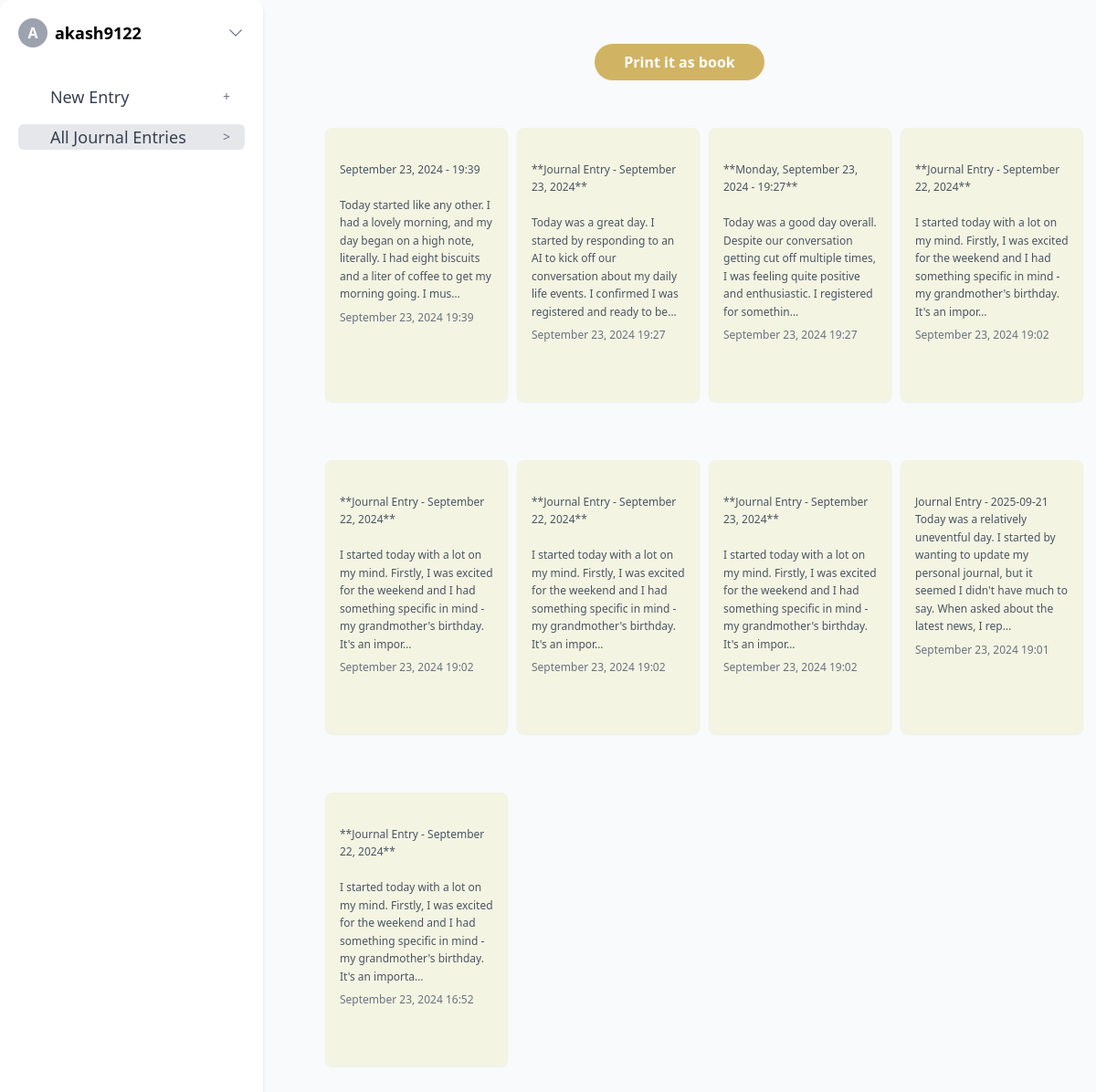
Page /all_entries (signed in) on the committed database.
### transcriber_webpage/models.py (models this page shows, shortened)
class JournalEntry(models.Model):
    user = models.ForeignKey(User, on_delete=models.CASCADE)
    groq_response = models.TextField()  # Store Groq's response here
    timestamp = models.DateTimeField(auto_now_add=True)  # When the journal entry was created

### transcriber_webpage/views.py (the view)
# urls.py: path('all_entries', views.all_journal_entries, name='all_entries'),
@login_required
def all_journal_entries(request):
    if request.user.is_authenticated:
        username = request.user.username
        email = request.user.email if request.user.email else "No Email"
        journal_entries = JournalEntry.objects.filter(user=request.user).order_by(
            "-timestamp"
        )
    else:
        username = "Guest"
        email = "No Email"
        journal_entries = []  # No entries for guests
    context = {
        "username": username,
        "email": email,
        "journal_entries": journal_entries,  # Add journal entries to context
    }
    return render(request, "transcriber_webpage/all_entries.html", context)

### transcriber_webpage/templates/transcriber_webpage/all_entries.html (shortened to what this page needs)
{% extends "transcriber_webpage/base.html" %}
{% block content %}
<button class="bg-[rgb(209,179,100)] hover:bg-[rgb(189,159,80)] text-white font-bold py-2 px-8 rounded-full mt-8 transition-all duration-300"
    onclick="askpermission()">
    Print it as book
</button>
<div class="grid grid-cols-2 sm:grid-cols-2 md:grid-cols-3 lg:grid-cols-4 xl:grid-cols-5 gap-6 p-4">
    {% for entry in journal_entries %}
    <div class="card p-4 rounded-lg cursor-pointer shadow-sm hover:shadow-md transition-all duration-300"
        onclick="openEntryModal('{{ entry.id }}', '{{ entry.groq_response|escapejs }}')">
        <p class="text-gray-600 text-xs leading-relaxed journal-entry">
            {{ entry.groq_response|truncatechars:200 }}
        </p>
        <p class="text-xs text-gray-500 mt-2">{{ entry.timestamp|date:"F d, Y H:i" }}</p>
    </div>
    {% endfor %}
</div>
{% endblock content %}

### transcriber_webpage/templates/transcriber_webpage/base.html (shortened to what this page needs)
<!DOCTYPE html>
<html lang="en">
    {% load static %}
    <link rel="stylesheet" type="text/css" href="{% static 'transcriber_webpage/css/style.css' %}">
<head>
    <script src="https://cdn.tailwindcss.com"></script>
    <link href="https://cdnjs.cloudflare.com/ajax/libs/font-awesome/6.0.0-beta3/css/all.min.css" rel="stylesheet">
</head>
<body class="bg-gray-50 font-sans">
    <div class="flex h-screen overflow-hidden">
        <aside id="sidebar" class="w-72 bg-white h-full p-5 shadow-md transform -translate-x-full lg:translate-x-0 transition-transform duration-300 fixed lg:static z-40 lg:flex-shrink-0 lg:block hidden">
            <div class="flex items-center justify-between mb-10">
                <div class="flex items-center space-x-2">
                    <div class="w-8 h-8 rounded-full bg-gray-400 flex items-center justify-center text-white font-semibold">
                        A
                    </div>
                    <div class="text-lg font-semibold">{{ username }}</div>
                </div>
                <button onclick="toggleDropdown()" class="focus:outline-none">
                    <svg xmlns="http://www.w3.org/2000/svg" fill="none" viewBox="0 0 24 24" stroke-width="1.5" stroke="currentColor" class="w-5 h-5 text-gray-500">
                        <path stroke-linecap="round" stroke-linejoin="round" d="M19.5 8.25l-7.5 7.5-7.5-7.5" />
                    </svg>
                </button>
            </div>
            <nav>
                <ul class="space-y-4 text-lg">
                    <li>
                        <a href="{%url "new_entry" %}" class="flex items-center justify-between text-gray-700 font-small rounded-md hover:bg-gray-200 px-4">
                            <span><i class="fas fa-book text-sm mr-2"></i>New Entry</span>
                            <span class="text-sm text-gray-500">+</span>
                        </a>
                    </li>
                    <li>
                        <a href="{%url "all_entries" %}" class="flex items-center justify-between bg-gray-200 text-gray-700 font-small rounded-md px-4">
                            <span><i class="fas fa-book text-sm mr-2"></i>All Journal Entries</span>
                            <span class="text-sm text-gray-500">></span>
                        </a>
                    </li>
                </ul>
            </nav>
        </aside>
        <main class="flex-grow p-8 flex flex-col items-center space-y-4">
            {% block content %}{% endblock %}
        </main>
    </div>
    {% load static %}
</body>
</html>

### transcriber_webpage/templates/transcriber_webpage/all_entries.html (style rules this page uses)
body { background-color: #f5f5f5; height: 100%; overflow: auto; }
.card { background-color: rgb(243, 244, 226); box-shadow: 0px 2px 12px rgba(0, 0, 0, 0.1); border-radius: 10px; width: 160px; height: 260px; overflow: hidden; margin: 5px; }
@media (min-width: 640px) { .card { width: 180px; height: 280px; } }
@media (min-width: 768px) { .card { width: 200px; height: 300px; } }
.journal-entry { white-space: pre-line; }
main { overflow-y: auto; flex-grow: 1; }
.bg-white { box-shadow: 0 4px 15px rgba(0, 0, 0, 0.2); border-radius: 12px; }
.journal-entry { font-size: 1rem; line-height: 1.6; color: #4a5568; }
.card p { margin-bottom: 0.5rem; }
.rounded-lg { padding: 20px; margin: 20px; }

### rows in the picture
JournalEntry: groq_response "September 23, 2024 - 19:39 Today started like any other. I had a lovely morning, and my day began on a high note, literally. I had eight biscuits and a liter of coffee to get my morning going. I mus…", timestamp "September 23, 2024 19:39"
JournalEntry: groq_response "**Journal Entry - September 23, 2024** Today was a great day. I started by responding to an AI to kick off our conversation about my daily life events. I confirmed I was registered and ready to be…", timestamp "September 23, 2024 19:27"
JournalEntry: groq_response "**Monday, September 23, 2024 - 19:27** Today was a good day overall. Despite our conversation getting cut off multiple times, I was feeling quite positive and enthusiastic. I registered for somethin…", timestamp "September 23, 2024 19:27"
JournalEntry: groq_response "**Journal Entry - September 22, 2024** I started today with a lot on my mind. Firstly, I was excited for the weekend and I had something specific in mind - my grandmother's birthday. It's an impor…", timestamp "September 23, 2024 19:02"
JournalEntry: groq_response "**Journal Entry - September 22, 2024** I started today with a lot on my mind. Firstly, I was excited for the weekend and I had something specific in mind - my grandmother's birthday. It's an impor…", timestamp "September 23, 2024 19:02"
JournalEntry: groq_response "**Journal Entry - September 22, 2024** I started today with a lot on my mind. Firstly, I was excited for the weekend and I had something specific in mind - my grandmother's birthday. It's an impor…", timestamp "September 23, 2024 19:02"
JournalEntry: groq_response "**Journal Entry - September 23, 2024** I started today with a lot on my mind. Firstly, I was excited for the weekend and I had something specific in mind - my grandmother's birthday. It's an impor…", timestamp "September 23, 2024 19:02"
JournalEntry: groq_response "Journal Entry - 2025-09-21 Today was a relatively uneventful day. I started by wanting to update my personal journal, but it seemed I didn't have much to say. When asked about the latest news, I rep…", timestamp "September 23, 2024 19:01"
JournalEntry: groq_response "**Journal Entry - September 22, 2024** I started today with a lot on my mind. Firstly, I was excited for the weekend and I had something specific in mind - my grandmother's birthday. It's an importa…", timestamp "September 23, 2024 16:52"

### other values in the picture
{{ username }} "akash9122"
